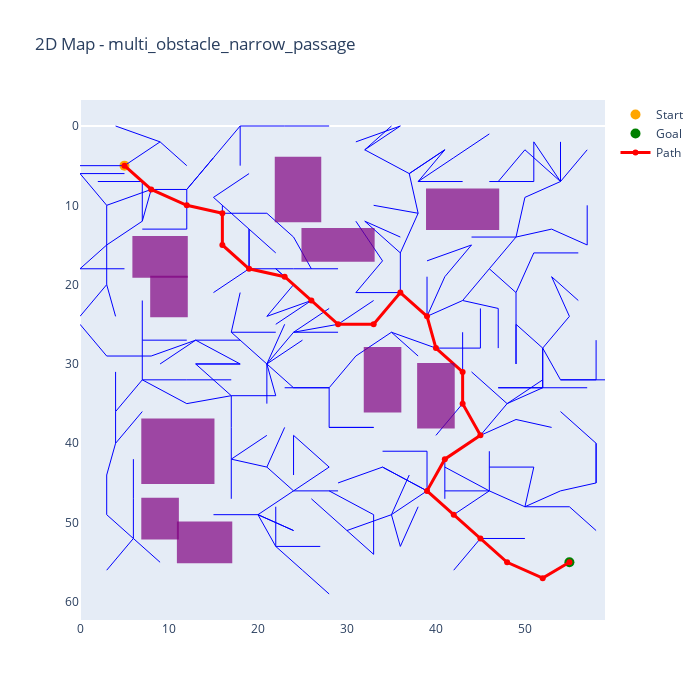

The notebook cell this image was saved under:
### Code cell
start, goal = (5, 5), (55, 55)
vis = MapVisualizer(dimensions=2, bounds=(60, 60), map_type="multi_obstacle_narrow_passage")
vis.plot_start_goal(start, goal)

# 2. RRT 실행
rrt = RRT(start=start, goal=goal, bounds=(60, 60), obstacles=vis.obstacles)
path = rrt.run()

# 3. 트리 edge 그리기
for node in rrt.nodes:
    if node.parent:
        vis.data.append(
            go.Scatter(x=[node.x, node.parent.x], y=[node.y, node.parent.y],
                        mode='lines', line=dict(color='blue', width=1), showlegend=False)
        )

# 4. 경로 표시
if path:
    vis.plot_path_trace(path)
else:
    print("No path found.")

# 5. 시각화 출력
vis.show()

### Figure 1 — Plotly figure (JSON) as saved in the notebook; plotly's stock layout.template omitted (floating-point values rounded to 4 significant figures)
{"data": [{"marker": {"color": "orange", "size": 10}, "mode": "markers", "name": "Start", "type": "scatter", "x": [5], "y": [5]}, {"marker": {"color": "green", "size": 10}, "mode": "markers", "name": "Goal", "type": "scatter", "x": [55], "y": [55]}, {"line": {"color": "blue", "width": 1}, "mode": "lines", "showlegend": false, "type": "scatter", "x": [8, 5], "y": [8, 5]}, {"line": {"color": "blue", "width": 1}, "mode": "lines", "showlegend": false, "type": "scatter", "x": [7, 8], "y": [12, 8]}, {"line": {"color": "blue", "width": 1}, "mode": "lines", "showlegend": false, "type": "scatter", "x": [12, 8], "y": [8, 8]}, {"line": {"color": "blue", "width": 1}, "mode": "lines", "showlegend": false, "type": "scatter", "x": [12, 8], "y": [10, 8]}, {"line": {"color": "blue", "width": 1}, "mode": "lines", "showlegend": false, "type": "scatter", "x": [16, 12], "y": [11, 10]}, {"line": {"color": "blue", "width": 1}, "mode": "lines", "showlegend": false, "type": "scatter", "x": [16, 16], "y": [15, 11]}, {"line": {"color": "blue", "width": 1}, "mode": "lines", "showlegend": false, "type": "scatter", "x": [19, 16], "y": [18, 15]}, {"line": {"color": "blue", "width": 1}, "mode": "lines", "showlegend": false, "type": "scatter", "x": [23, 19], "y": [19, 18]}, {"line": {"color": "blue", "width": 1}, "mode": "lines", "showlegend": false, "type": "scatter", "x": [26, 23], "y": [22, 19]}, {"line": {"color": "blue", "width": 1}, "mode": "lines", "showlegend": false, "type": "scatter", "x": [29, 26], "y": [25, 22]}, {"line": {"color": "blue", "width": 1}, "mode": "lines", "showlegend": false, "type": "scatter", "x": [24, 29], "y": [26, 25]}, {"line": {"color": "blue", "width": 1}, "mode": "lines", "showlegend": false, "type": "scatter", "x": [33, 29], "y": [25, 25]}, {"line": {"color": "blue", "width": 1}, "mode": "lines", "showlegend": false, "type": "scatter", "x": [21, 16], "y": [11, 11]}, {"line": {"color": "blue", "width": 1}, "mode": "lines", "showlegend": false, "type": "scatter", "x": [21, 24], "y": [30, 26]}, {"line": {"color": "blue", "width": 1}, "mode": "lines", "showlegend": false, "type": "scatter", "x": [36, 33], "y": [21, 25]}, {"line": {"color": "blue", "width": 1}, "mode": "lines", "showlegend": false, "type": "scatter", "x": [19, 19], "y": [13, 18]}, {"line": {"color": "blue", "width": 1}, "mode": "lines", "showlegend": false, "type": "scatter", "x": [22, 21], "y": [34, 30]}, {"line": {"color": "blue", "width": 1}, "mode": "lines", "showlegend": false, "type": "scatter", "x": [39, 36], "y": [24, 21]}, {"line": {"color": "blue", "width": 1}, "mode": "lines", "showlegend": false, "type": "scatter", "x": [17, 22], "y": [34, 34]}, {"line": {"color": "blue", "width": 1}, "mode": "lines", "showlegend": false, "type": "scatter", "x": [43, 39], "y": [22, 24]}, {"line": {"color": "blue", "width": 1}, "mode": "lines", "showlegend": false, "type": "scatter", "x": [15, 12], "y": [4, 8]}, {"line": {"color": "blue", "width": 1}, "mode": "lines", "showlegend": false, "type": "scatter", "x": [46, 43], "y": [18, 22]}, {"line": {"color": "blue", "width": 1}, "mode": "lines", "showlegend": false, "type": "scatter", "x": [36, 36], "y": [16, 21]}, {"line": {"color": "blue", "width": 1}, "mode": "lines", "showlegend": false, "type": "scatter", "x": [12, 17], "y": [35, 34]}, {"line": {"color": "blue", "width": 1}, "mode": "lines", "showlegend": false, "type": "scatter", "x": [17, 17], "y": [38, 34]}, {"line": {"color": "blue", "width": 1}, "mode": "lines", "showlegend": false, "type": "scatter", "x": [3, 7], "y": [15, 12]}, {"line": {"color": "blue", "width": 1}, "mode": "lines", "showlegend": false, "type": "scatter", "x": [17, 17], "y": [42, 38]}, {"line": {"color": "blue", "width": 1}, "mode": "lines", "showlegend": false, "type": "scatter", "x": [49, 46], "y": [21, 18]}, {"line": {"color": "blue", "width": 1}, "mode": "lines", "showlegend": false, "type": "scatter", "x": [49, 46], "y": [14, 18]}, {"line": {"color": "blue", "width": 1}, "mode": "lines", "showlegend": false, "type": "scatter", "x": [0, 5], "y": [5, 5]}, {"line": {"color": "blue", "width": 1}, "mode": "lines", "showlegend": false, "type": "scatter", "x": [40, 39], "y": [28, 24]}, {"line": {"color": "blue", "width": 1}, "mode": "lines", "showlegend": false, "type": "scatter", "x": [17, 21], "y": [26, 30]}, {"line": {"color": "blue", "width": 1}, "mode": "lines", "showlegend": false, "type": "scatter", "x": [21, 17], "y": [43, 42]}, {"line": {"color": "blue", "width": 1}, "mode": "lines", "showlegend": false, "type": "scatter", "x": [23, 21], "y": [25, 30]}, {"line": {"color": "blue", "width": 1}, "mode": "lines", "showlegend": false, "type": "scatter", "x": [43, 40], "y": [31, 28]}, {"line": {"color": "blue", "width": 1}, "mode": "lines", "showlegend": false, "type": "scatter", "x": [12, 12], "y": [13, 8]}, {"line": {"color": "blue", "width": 1}, "mode": "lines", "showlegend": false, "type": "scatter", "x": [22, 17], "y": [26, 26]}, {"line": {"color": "blue", "width": 1}, "mode": "lines", "showlegend": false, "type": "scatter", "x": [43, 43], "y": [35, 31]}, {"line": {"color": "blue", "width": 1}, "mode": "lines", "showlegend": false, "type": "scatter", "x": [9, 5], "y": [2, 5]}, {"line": {"color": "blue", "width": 1}, "mode": "lines", "showlegend": false, "type": "scatter", "x": [45, 43], "y": [39, 35]}, {"line": {"color": "blue", "width": 1}, "mode": "lines", "showlegend": false, "type": "scatter", "x": [24, 21], "y": [33, 30]}, {"line": {"color": "blue", "width": 1}, "mode": "lines", "showlegend": false, "type": "scatter", "x": [21, 21], "y": [35, 30]}, {"line": {"color": "blue", "width": 1}, "mode": "lines", "showlegend": false, "type": "scatter", "x": [49, 49], "y": [25, 21]}, {"line": {"color": "blue", "width": 1}, "mode": "lines", "showlegend": false, "type": "scatter", "x": [24, 21], "y": [46, 43]}, {"line": {"color": "blue", "width": 1}, "mode": "lines", "showlegend": false, "type": "scatter", "x": [22, 26], "y": [18, 22]}, {"line": {"color": "blue", "width": 1}, "mode": "lines", "showlegend": false, "type": "scatter", "x": [15, 19], "y": [9, 13]}, {"line": {"color": "blue", "width": 1}, "mode": "lines", "showlegend": false, "type": "scatter", "x": [38, 36], "y": [11, 16]}, {"line": {"color": "blue", "width": 1}, "mode": "lines", "showlegend": false, "type": "scatter", "x": [13, 17], "y": [30, 34]}, {"line": {"color": "blue", "width": 1}, "mode": "lines", "showlegend": false, "type": "scatter", "x": [20, 24], "y": [49, 46]}, {"line": {"color": "blue", "width": 1}, "mode": "lines", "showlegend": false, "type": "scatter", "x": [52, 49], "y": [28, 25]}, {"line": {"color": "blue", "width": 1}, "mode": "lines", "showlegend": false, "type": "scatter", "x": [35, 40], "y": [26, 28]}, {"line": {"color": "blue", "width": 1}, "mode": "lines", "showlegend": false, "type": "scatter", "x": [50, 49], "y": [9, 14]}, {"line": {"color": "blue", "width": 1}, "mode": "lines", "showlegend": false, "type": "scatter", "x": [7, 12], "y": [13, 13]}, {"line": {"color": "blue", "width": 1}, "mode": "lines", "showlegend": false, "type": "scatter", "x": [7, 7], "y": [7, 12]}, {"line": {"color": "blue", "width": 1}, "mode": "lines", "showlegend": false, "type": "scatter", "x": [43, 43], "y": [26, 31]}, {"line": {"color": "blue", "width": 1}, "mode": "lines", "showlegend": false, "type": "scatter", "x": [7, 12], "y": [32, 35]}, {"line": {"color": "blue", "width": 1}, "mode": "lines", "showlegend": false, "type": "scatter", "x": [54, 52], "y": [32, 28]}, {"line": {"color": "blue", "width": 1}, "mode": "lines", "showlegend": false, "type": "scatter", "x": [18, 13], "y": [30, 30]}, {"line": {"color": "blue", "width": 1}, "mode": "lines", "showlegend": false, "type": "scatter", "x": [37, 38], "y": [6, 11]}, {"line": {"color": "blue", "width": 1}, "mode": "lines", "showlegend": false, "type": "scatter", "x": [41, 45], "y": [42, 39]}, {"line": {"color": "blue", "width": 1}, "mode": "lines", "showlegend": false, "type": "scatter", "x": [49, 45], "y": [37, 39]}, {"line": {"color": "blue", "width": 1}, "mode": "lines", "showlegend": false, "type": "scatter", "x": [23, 21], "y": [38, 43]}, {"line": {"color": "blue", "width": 1}, "mode": "lines", "showlegend": false, "type": "scatter", "x": [22, 26], "y": [18, 22]}, {"line": {"color": "blue", "width": 1}, "mode": "lines", "showlegend": false, "type": "scatter", "x": [2, 7], "y": [7, 7]}, {"line": {"color": "blue", "width": 1}, "mode": "lines", "showlegend": false, "type": "scatter", "x": [24, 21], "y": [14, 11]}, {"line": {"color": "blue", "width": 1}, "mode": "lines", "showlegend": false, "type": "scatter", "x": [7, 7], "y": [27, 32]}, {"line": {"color": "blue", "width": 1}, "mode": "lines", "showlegend": false, "type": "scatter", "x": [12, 7], "y": [32, 32]}, {"line": {"color": "blue", "width": 1}, "mode": "lines", "showlegend": false, "type": "scatter", "x": [32, 37], "y": [3, 6]}, {"line": {"color": "blue", "width": 1}, "mode": "lines", "showlegend": false, "type": "scatter", "x": [19, 15], "y": [6, 9]}, {"line": {"color": "blue", "width": 1}, "mode": "lines", "showlegend": false, "type": "scatter", "x": [41, 39], "y": [19, 24]}, {"line": {"color": "blue", "width": 1}, "mode": "lines", "showlegend": false, "type": "scatter", "x": [39, 41], "y": [46, 42]}, {"line": {"color": "blue", "width": 1}, "mode": "lines", "showlegend": false, "type": "scatter", "x": [42, 39], "y": [49, 46]}, {"line": {"color": "blue", "width": 1}, "mode": "lines", "showlegend": false, "type": "scatter", "x": [58, 54], "y": [32, 32]}, {"line": {"color": "blue", "width": 1}, "mode": "lines", "showlegend": false, "type": "scatter", "x": [33, 38], "y": [10, 11]}, {"line": {"color": "blue", "width": 1}, "mode": "lines", "showlegend": false, "type": "scatter", "x": [55, 52], "y": [24, 28]}, {"line": {"color": "blue", "width": 1}, "mode": "lines", "showlegend": false, "type": "scatter", "x": [3, 3], "y": [20, 15]}, {"line": {"color": "blue", "width": 1}, "mode": "lines", "showlegend": false, "type": "scatter", "x": [46, 42], "y": [46, 49]}, {"line": {"color": "blue", "width": 1}, "mode": "lines", "showlegend": false, "type": "scatter", "x": [4, 9], "y": [0, 2]}, {"line": {"color": "blue", "width": 1}, "mode": "lines", "showlegend": false, "type": "scatter", "x": [18, 15], "y": [0, 4]}, {"line": {"color": "blue", "width": 1}, "mode": "lines", "showlegend": false, "type": "scatter", "x": [4, 7], "y": [36, 32]}, {"line": {"color": "blue", "width": 1}, "mode": "lines", "showlegend": false, "type": "scatter", "x": [13, 18], "y": [27, 30]}, {"line": {"color": "blue", "width": 1}, "mode": "lines", "showlegend": false, "type": "scatter", "x": [21, 26], "y": [24, 22]}, {"line": {"color": "blue", "width": 1}, "mode": "lines", "showlegend": false, "type": "scatter", "x": [15, 19], "y": [21, 18]}, {"line": {"color": "blue", "width": 1}, "mode": "lines", "showlegend": false, "type": "scatter", "x": [22, 20], "y": [53, 49]}, {"line": {"color": "blue", "width": 1}, "mode": "lines", "showlegend": false, "type": "scatter", "x": [23, 18], "y": [0, 0]}, {"line": {"color": "blue", "width": 1}, "mode": "lines", "showlegend": false, "type": "scatter", "x": [9, 13], "y": [30, 27]}, {"line": {"color": "blue", "width": 1}, "mode": "lines", "showlegend": false, "type": "scatter", "x": [41, 37], "y": [3, 6]}, {"line": {"color": "blue", "width": 1}, "mode": "lines", "showlegend": false, "type": "scatter", "x": [28, 24], "y": [33, 33]}, {"line": {"color": "blue", "width": 1}, "mode": "lines", "showlegend": false, "type": "scatter", "x": [35, 39], "y": [49, 46]}, {"line": {"color": "blue", "width": 1}, "mode": "lines", "showlegend": false, "type": "scatter", "x": [53, 55], "y": [19, 24]}, {"line": {"color": "blue", "width": 1}, "mode": "lines", "showlegend": false, "type": "scatter", "x": [32, 36], "y": [12, 16]}, {"line": {"color": "blue", "width": 1}, "mode": "lines", "showlegend": false, "type": "scatter", "x": [15, 20], "y": [49, 49]}, {"line": {"color": "blue", "width": 1}, "mode": "lines", "showlegend": false, "type": "scatter", "x": [23, 28], "y": [33, 33]}, {"line": {"color": "blue", "width": 1}, "mode": "lines", "showlegend": false, "type": "scatter", "x": [30, 35], "y": [51, 49]}, {"line": {"color": "blue", "width": 1}, "mode": "lines", "showlegend": false, "type": "scatter", "x": [31, 36], "y": [21, 21]}, {"line": {"color": "blue", "width": 1}, "mode": "lines", "showlegend": false, "type": "scatter", "x": [36, 32], "y": [0, 3]}, {"line": {"color": "blue", "width": 1}, "mode": "lines", "showlegend": false, "type": "scatter", "x": [49, 49], "y": [30, 25]}, {"line": {"color": "blue", "width": 1}, "mode": "lines", "showlegend": false, "type": "scatter", "x": [44, 41], "y": [15, 19]}, {"line": {"color": "blue", "width": 1}, "mode": "lines", "showlegend": false, "type": "scatter", "x": [36, 35], "y": [53, 49]}, {"line": {"color": "blue", "width": 1}, "mode": "lines", "showlegend": false, "type": "scatter", "x": [19, 19], "y": [13, 18]}, {"line": {"color": "blue", "width": 1}, "mode": "lines", "showlegend": false, "type": "scatter", "x": [15, 12], "y": [4, 8]}, {"line": {"color": "blue", "width": 1}, "mode": "lines", "showlegend": false, "type": "scatter", "x": [28, 24], "y": [23, 26]}, {"line": {"color": "blue", "width": 1}, "mode": "lines", "showlegend": false, "type": "scatter", "x": [53, 49], "y": [13, 14]}, {"line": {"color": "blue", "width": 1}, "mode": "lines", "showlegend": false, "type": "scatter", "x": [38, 41], "y": [7, 3]}, {"line": {"color": "blue", "width": 1}, "mode": "lines", "showlegend": false, "type": "scatter", "x": [33, 30], "y": [54, 51]}, {"line": {"color": "blue", "width": 1}, "mode": "lines", "showlegend": false, "type": "scatter", "x": [48, 45], "y": [35, 39]}, {"line": {"color": "blue", "width": 1}, "mode": "lines", "showlegend": false, "type": "scatter", "x": [4, 3], "y": [24, 20]}, {"line": {"color": "blue", "width": 1}, "mode": "lines", "showlegend": false, "type": "scatter", "x": [24, 19], "y": [18, 18]}, {"line": {"color": "blue", "width": 1}, "mode": "lines", "showlegend": false, "type": "scatter", "x": [22, 19], "y": [16, 13]}, {"line": {"color": "blue", "width": 1}, "mode": "lines", "showlegend": false, "type": "scatter", "x": [17, 17], "y": [47, 42]}, {"line": {"color": "blue", "width": 1}, "mode": "lines", "showlegend": false, "type": "scatter", "x": [28, 28], "y": [38, 33]}, {"line": {"color": "blue", "width": 1}, "mode": "lines", "showlegend": false, "type": "scatter", "x": [4, 4], "y": [40, 36]}, {"line": {"color": "blue", "width": 1}, "mode": "lines", "showlegend": false, "type": "scatter", "x": [34, 39], "y": [43, 46]}, {"line": {"color": "blue", "width": 1}, "mode": "lines", "showlegend": false, "type": "scatter", "x": [29, 24], "y": [46, 46]}, {"line": {"color": "blue", "width": 1}, "mode": "lines", "showlegend": false, "type": "scatter", "x": [57, 53], "y": [15, 13]}, {"line": {"color": "blue", "width": 1}, "mode": "lines", "showlegend": false, "type": "scatter", "x": [45, 42], "y": [52, 49]}, {"line": {"color": "blue", "width": 1}, "mode": "lines", "showlegend": false, "type": "scatter", "x": [50, 46], "y": [48, 46]}, {"line": {"color": "blue", "width": 1}, "mode": "lines", "showlegend": false, "type": "scatter", "x": [36, 32], "y": [14, 12]}, {"line": {"color": "blue", "width": 1}, "mode": "lines", "showlegend": false, "type": "scatter", "x": [4, 4], "y": [31, 36]}, {"line": {"color": "blue", "width": 1}, "mode": "lines", "showlegend": false, "type": "scatter", "x": [3, 4], "y": [44, 40]}, {"line": {"color": "blue", "width": 1}, "mode": "lines", "showlegend": false, "type": "scatter", "x": [54, 50], "y": [7, 9]}, {"line": {"color": "blue", "width": 1}, "mode": "lines", "showlegend": false, "type": "scatter", "x": [34, 31], "y": [17, 21]}, {"line": {"color": "blue", "width": 1}, "mode": "lines", "showlegend": false, "type": "scatter", "x": [33, 28], "y": [38, 38]}, {"line": {"color": "blue", "width": 1}, "mode": "lines", "showlegend": false, "type": "scatter", "x": [44, 48], "y": [31, 35]}, {"line": {"color": "blue", "width": 1}, "mode": "lines", "showlegend": false, "type": "scatter", "x": [25, 21], "y": [27, 30]}, {"line": {"color": "blue", "width": 1}, "mode": "lines", "showlegend": false, "type": "scatter", "x": [8, 13], "y": [29, 27]}, {"line": {"color": "blue", "width": 1}, "mode": "lines", "showlegend": false, "type": "scatter", "x": [47, 43], "y": [23, 22]}, {"line": {"color": "blue", "width": 1}, "mode": "lines", "showlegend": false, "type": "scatter", "x": [44, 49], "y": [14, 14]}, {"line": {"color": "blue", "width": 1}, "mode": "lines", "showlegend": false, "type": "scatter", "x": [42, 38], "y": [4, 7]}, {"line": {"color": "blue", "width": 1}, "mode": "lines", "showlegend": false, "type": "scatter", "x": [28, 23], "y": [0, 0]}, {"line": {"color": "blue", "width": 1}, "mode": "lines", "showlegend": false, "type": "scatter", "x": [18, 18], "y": [5, 0]}, {"line": {"color": "blue", "width": 1}, "mode": "lines", "showlegend": false, "type": "scatter", "x": [58, 58], "y": [27, 32]}, {"line": {"color": "blue", "width": 1}, "mode": "lines", "showlegend": false, "type": "scatter", "x": [54, 50], "y": [46, 48]}, {"line": {"color": "blue", "width": 1}, "mode": "lines", "showlegend": false, "type": "scatter", "x": [0, 3], "y": [18, 15]}, {"line": {"color": "blue", "width": 1}, "mode": "lines", "showlegend": false, "type": "scatter", "x": [51, 54], "y": [2, 7]}, {"line": {"color": "blue", "width": 1}, "mode": "lines", "showlegend": false, "type": "scatter", "x": [3, 8], "y": [29, 29]}, {"line": {"color": "blue", "width": 1}, "mode": "lines", "showlegend": false, "type": "scatter", "x": [33, 33], "y": [49, 54]}, {"line": {"color": "blue", "width": 1}, "mode": "lines", "showlegend": false, "type": "scatter", "x": [58, 54], "y": [45, 46]}, {"line": {"color": "blue", "width": 1}, "mode": "lines", "showlegend": false, "type": "scatter", "x": [3, 3], "y": [49, 44]}, {"line": {"color": "blue", "width": 1}, "mode": "lines", "showlegend": false, "type": "scatter", "x": [39, 44], "y": [17, 15]}, {"line": {"color": "blue", "width": 1}, "mode": "lines", "showlegend": false, "type": "scatter", "x": [0, 3], "y": [25, 29]}, {"line": {"color": "blue", "width": 1}, "mode": "lines", "showlegend": false, "type": "scatter", "x": [33, 29], "y": [22, 25]}, {"line": {"color": "blue", "width": 1}, "mode": "lines", "showlegend": false, "type": "scatter", "x": [3, 3], "y": [10, 15]}, {"line": {"color": "blue", "width": 1}, "mode": "lines", "showlegend": false, "type": "scatter", "x": [58, 58], "y": [40, 45]}, {"line": {"color": "blue", "width": 1}, "mode": "lines", "showlegend": false, "type": "scatter", "x": [31, 34], "y": [12, 17]}, {"line": {"color": "blue", "width": 1}, "mode": "lines", "showlegend": false, "type": "scatter", "x": [51, 50], "y": [43, 48]}, {"line": {"color": "blue", "width": 1}, "mode": "lines", "showlegend": false, "type": "scatter", "x": [21, 17], "y": [39, 42]}, {"line": {"color": "blue", "width": 1}, "mode": "lines", "showlegend": false, "type": "scatter", "x": [53, 49], "y": [38, 37]}, {"line": {"color": "blue", "width": 1}, "mode": "lines", "showlegend": false, "type": "scatter", "x": [6, 3], "y": [52, 49]}, {"line": {"color": "blue", "width": 1}, "mode": "lines", "showlegend": false, "type": "scatter", "x": [29, 24], "y": [26, 26]}, {"line": {"color": "blue", "width": 1}, "mode": "lines", "showlegend": false, "type": "scatter", "x": [25, 22], "y": [56, 53]}, {"line": {"color": "blue", "width": 1}, "mode": "lines", "showlegend": false, "type": "scatter", "x": [50, 54], "y": [3, 7]}, {"line": {"color": "blue", "width": 1}, "mode": "lines", "showlegend": false, "type": "scatter", "x": [38, 36], "y": [48, 53]}, {"line": {"color": "blue", "width": 1}, "mode": "lines", "showlegend": false, "type": "scatter", "x": [31, 36], "y": [2, 0]}, {"line": {"color": "blue", "width": 1}, "mode": "lines", "showlegend": false, "type": "scatter", "x": [18, 13], "y": [27, 27]}, {"line": {"color": "blue", "width": 1}, "mode": "lines", "showlegend": false, "type": "scatter", "x": [22, 26], "y": [25, 22]}, {"line": {"color": "blue", "width": 1}, "mode": "lines", "showlegend": false, "type": "scatter", "x": [54, 58], "y": [36, 40]}, {"line": {"color": "blue", "width": 1}, "mode": "lines", "showlegend": false, "type": "scatter", "x": [52, 48], "y": [33, 35]}, {"line": {"color": "blue", "width": 1}, "mode": "lines", "showlegend": false, "type": "scatter", "x": [57, 54], "y": [3, 7]}, {"line": {"color": "blue", "width": 1}, "mode": "lines", "showlegend": false, "type": "scatter", "x": [52, 52], "y": [33, 28]}, {"line": {"color": "blue", "width": 1}, "mode": "lines", "showlegend": false, "type": "scatter", "x": [34, 39], "y": [43, 46]}, {"line": {"color": "blue", "width": 1}, "mode": "lines", "showlegend": false, "type": "scatter", "x": [7, 7], "y": [22, 27]}, {"line": {"color": "blue", "width": 1}, "mode": "lines", "showlegend": false, "type": "scatter", "x": [39, 39], "y": [41, 46]}, {"line": {"color": "blue", "width": 1}, "mode": "lines", "showlegend": false, "type": "scatter", "x": [42, 45], "y": [56, 52]}, {"line": {"color": "blue", "width": 1}, "mode": "lines", "showlegend": false, "type": "scatter", "x": [52, 48], "y": [32, 35]}, {"line": {"color": "blue", "width": 1}, "mode": "lines", "showlegend": false, "type": "scatter", "x": [17, 12], "y": [32, 32]}, {"line": {"color": "blue", "width": 1}, "mode": "lines", "showlegend": false, "type": "scatter", "x": [24, 21], "y": [20, 24]}, {"line": {"color": "blue", "width": 1}, "mode": "lines", "showlegend": false, "type": "scatter", "x": [48, 45], "y": [55, 52]}, {"line": {"color": "blue", "width": 1}, "mode": "lines", "showlegend": false, "type": "scatter", "x": [33, 28], "y": [38, 38]}, {"line": {"color": "blue", "width": 1}, "mode": "lines", "showlegend": false, "type": "scatter", "x": [6, 6], "y": [47, 52]}, {"line": {"color": "blue", "width": 1}, "mode": "lines", "showlegend": false, "type": "scatter", "x": [26, 24], "y": [18, 14]}, {"line": {"color": "blue", "width": 1}, "mode": "lines", "showlegend": false, "type": "scatter", "x": [56, 53], "y": [22, 19]}, {"line": {"color": "blue", "width": 1}, "mode": "lines", "showlegend": false, "type": "scatter", "x": [43, 38], "y": [7, 7]}, {"line": {"color": "blue", "width": 1}, "mode": "lines", "showlegend": false, "type": "scatter", "x": [28, 33], "y": [46, 49]}, {"line": {"color": "blue", "width": 1}, "mode": "lines", "showlegend": false, "type": "scatter", "x": [12, 7], "y": [27, 27]}, {"line": {"color": "blue", "width": 1}, "mode": "lines", "showlegend": false, "type": "scatter", "x": [18, 13], "y": [30, 30]}, {"line": {"color": "blue", "width": 1}, "mode": "lines", "showlegend": false, "type": "scatter", "x": [59, 54], "y": [32, 32]}, {"line": {"color": "blue", "width": 1}, "mode": "lines", "showlegend": false, "type": "scatter", "x": [6, 6], "y": [42, 47]}, {"line": {"color": "blue", "width": 1}, "mode": "lines", "showlegend": false, "type": "scatter", "x": [34, 39], "y": [41, 41]}, {"line": {"color": "blue", "width": 1}, "mode": "lines", "showlegend": false, "type": "scatter", "x": [24, 20], "y": [51, 49]}, {"line": {"color": "blue", "width": 1}, "mode": "lines", "showlegend": false, "type": "scatter", "x": [28, 25], "y": [59, 56]}, {"line": {"color": "blue", "width": 1}, "mode": "lines", "showlegend": false, "type": "scatter", "x": [41, 37], "y": [3, 6]}, {"line": {"color": "blue", "width": 1}, "mode": "lines", "showlegend": false, "type": "scatter", "x": [45, 40], "y": [28, 28]}, {"line": {"color": "blue", "width": 1}, "mode": "lines", "showlegend": false, "type": "scatter", "x": [28, 24], "y": [43, 46]}, {"line": {"color": "blue", "width": 1}, "mode": "lines", "showlegend": false, "type": "scatter", "x": [24, 28], "y": [39, 43]}, {"line": {"color": "blue", "width": 1}, "mode": "lines", "showlegend": false, "type": "scatter", "x": [40, 43], "y": [39, 35]}, {"line": {"color": "blue", "width": 1}, "mode": "lines", "showlegend": false, "type": "scatter", "x": [51, 51], "y": [7, 2]}, {"line": {"color": "blue", "width": 1}, "mode": "lines", "showlegend": false, "type": "scatter", "x": [18, 17], "y": [21, 26]}, {"line": {"color": "blue", "width": 1}, "mode": "lines", "showlegend": false, "type": "scatter", "x": [45, 45], "y": [23, 28]}, {"line": {"color": "blue", "width": 1}, "mode": "lines", "showlegend": false, "type": "scatter", "x": [47, 52], "y": [33, 33]}, {"line": {"color": "blue", "width": 1}, "mode": "lines", "showlegend": false, "type": "scatter", "x": [55, 50], "y": [48, 48]}, {"line": {"color": "blue", "width": 1}, "mode": "lines", "showlegend": false, "type": "scatter", "x": [46, 46], "y": [41, 46]}, {"line": {"color": "blue", "width": 1}, "mode": "lines", "showlegend": false, "type": "scatter", "x": [41, 41], "y": [47, 42]}, {"line": {"color": "blue", "width": 1}, "mode": "lines", "showlegend": false, "type": "scatter", "x": [3, 6], "y": [56, 52]}, {"line": {"color": "blue", "width": 1}, "mode": "lines", "showlegend": false, "type": "scatter", "x": [41, 46], "y": [43, 46]}, {"line": {"color": "blue", "width": 1}, "mode": "lines", "showlegend": false, "type": "scatter", "x": [46, 51], "y": [7, 7]}, {"line": {"color": "blue", "width": 1}, "mode": "lines", "showlegend": false, "type": "scatter", "x": [37, 35], "y": [44, 49]}, {"line": {"color": "blue", "width": 1}, "mode": "lines", "showlegend": false, "type": "scatter", "x": [24, 20], "y": [51, 49]}, {"line": {"color": "blue", "width": 1}, "mode": "lines", "showlegend": false, "type": "scatter", "x": [58, 55], "y": [51, 48]}, {"line": {"color": "blue", "width": 1}, "mode": "lines", "showlegend": false, "type": "scatter", "x": [29, 34], "y": [45, 43]}, {"line": {"color": "blue", "width": 1}, "mode": "lines", "showlegend": false, "type": "scatter", "x": [52, 52], "y": [33, 28]}, {"line": {"color": "blue", "width": 1}, "mode": "lines", "showlegend": false, "type": "scatter", "x": [51, 49], "y": [16, 21]}, {"line": {"color": "blue", "width": 1}, "mode": "lines", "showlegend": false, "type": "scatter", "x": [58, 58], "y": [45, 40]}, {"line": {"color": "blue", "width": 1}, "mode": "lines", "showlegend": false, "type": "scatter", "x": [29, 24], "y": [18, 18]}, {"line": {"color": "blue", "width": 1}, "mode": "lines", "showlegend": false, "type": "scatter", "x": [16, 16], "y": [10, 15]}, {"line": {"color": "blue", "width": 1}, "mode": "lines", "showlegend": false, "type": "scatter", "x": [47, 50], "y": [7, 3]}, {"line": {"color": "blue", "width": 1}, "mode": "lines", "showlegend": false, "type": "scatter", "x": [38, 35], "y": [29, 26]}, {"line": {"color": "blue", "width": 1}, "mode": "lines", "showlegend": false, "type": "scatter", "x": [41, 46], "y": [46, 46]}, {"line": {"color": "blue", "width": 1}, "mode": "lines", "showlegend": false, "type": "scatter", "x": [22, 22], "y": [48, 53]}, {"line": {"color": "blue", "width": 1}, "mode": "lines", "showlegend": false, "type": "scatter", "x": [0, 3], "y": [6, 10]}, {"line": {"color": "blue", "width": 1}, "mode": "lines", "showlegend": false, "type": "scatter", "x": [31, 28], "y": [29, 33]}, {"line": {"color": "blue", "width": 1}, "mode": "lines", "showlegend": false, "type": "scatter", "x": [5, 0], "y": [18, 18]}, {"line": {"color": "blue", "width": 1}, "mode": "lines", "showlegend": false, "type": "scatter", "x": [49, 49], "y": [25, 30]}, {"line": {"color": "blue", "width": 1}, "mode": "lines", "showlegend": false, "type": "scatter", "x": [9, 6], "y": [55, 52]}, {"line": {"color": "blue", "width": 1}, "mode": "lines", "showlegend": false, "type": "scatter", "x": [54, 54], "y": [2, 7]}, {"line": {"color": "blue", "width": 1}, "mode": "lines", "showlegend": false, "type": "scatter", "x": [47, 47], "y": [28, 23]}, {"line": {"color": "blue", "width": 1}, "mode": "lines", "showlegend": false, "type": "scatter", "x": [50, 45], "y": [52, 52]}, {"line": {"color": "blue", "width": 1}, "mode": "lines", "showlegend": false, "type": "scatter", "x": [27, 22], "y": [53, 53]}, {"line": {"color": "blue", "width": 1}, "mode": "lines", "showlegend": false, "type": "scatter", "x": [47, 52], "y": [33, 33]}, {"line": {"color": "blue", "width": 1}, "mode": "lines", "showlegend": false, "type": "scatter", "x": [0, 3], "y": [24, 20]}, {"line": {"color": "blue", "width": 1}, "mode": "lines", "showlegend": false, "type": "scatter", "x": [46, 42], "y": [1, 4]}, {"line": {"color": "blue", "width": 1}, "mode": "lines", "showlegend": false, "type": "scatter", "x": [7, 4], "y": [36, 40]}, {"line": {"color": "blue", "width": 1}, "mode": "lines", "showlegend": false, "type": "scatter", "x": [31, 35], "y": [29, 26]}, {"line": {"color": "blue", "width": 1}, "mode": "lines", "showlegend": false, "type": "scatter", "x": [3, 8], "y": [10, 8]}, {"line": {"color": "blue", "width": 1}, "mode": "lines", "showlegend": false, "type": "scatter", "x": [46, 51], "y": [43, 43]}, {"line": {"color": "blue", "width": 1}, "mode": "lines", "showlegend": false, "type": "scatter", "x": [5, 0], "y": [6, 6]}, {"line": {"color": "blue", "width": 1}, "mode": "lines", "showlegend": false, "type": "scatter", "x": [24, 24], "y": [44, 39]}, {"line": {"color": "blue", "width": 1}, "mode": "lines", "showlegend": false, "type": "scatter", "x": [35, 32], "y": [0, 3]}, {"line": {"color": "blue", "width": 1}, "mode": "lines", "showlegend": false, "type": "scatter", "x": [12, 9], "y": [5, 2]}, {"line": {"color": "blue", "width": 1}, "mode": "lines", "showlegend": false, "type": "scatter", "x": [39, 39], "y": [19, 24]}, {"line": {"color": "blue", "width": 1}, "mode": "lines", "showlegend": false, "type": "scatter", "x": [57, 52], "y": [33, 33]}, {"line": {"color": "blue", "width": 1}, "mode": "lines", "showlegend": false, "type": "scatter", "x": [56, 51], "y": [16, 16]}, {"line": {"color": "blue", "width": 1}, "mode": "lines", "showlegend": false, "type": "scatter", "x": [57, 57], "y": [10, 15]}, {"line": {"color": "blue", "width": 1}, "mode": "lines", "showlegend": false, "type": "scatter", "x": [26, 30], "y": [47, 51]}, {"line": {"color": "blue", "width": 1}, "mode": "lines", "showlegend": false, "type": "scatter", "x": [52, 48], "y": [57, 55]}, {"line": {"color": "blue", "width": 1}, "mode": "lines", "showlegend": false, "type": "scatter", "x": [55, 52], "y": [55, 57]}, {"line": {"color": "red", "width": 3}, "mode": "lines+markers", "name": "Path", "type": "scatter", "x": [5, 8, 12, 16, 16, 19, 23, 26, 29, 33, 36, 39, 40, 43, 43, 45, 41, 39, 42, 45, 48, 52, 55], "y": [5, 8, 10, 11, 15, 18, 19, 22, 25, 25, 21, 24, 28, 31, 35, 39, 42, 46, 49, 52, 55, 57, 55]}], "layout": {"height": 700, "shapes": [{"fillcolor": "purple", "line": {"color": "purple"}, "opacity": 0.7, "type": "rect", "x0": 32, "x1": 36, "y0": 28, "y1": 36}, {"fillcolor": "purple", "line": {"color": "purple"}, "opacity": 0.7, "type": "rect", "x0": 38, "x1": 42, "y0": 30, "y1": 38}, {"fillcolor": "purple", "line": {"color": "purple"}, "opacity": 0.7, "type": "rect", "x0": 6, "x1": 12, "y0": 14, "y1": 19}, {"fillcolor": "purple", "line": {"color": "purple"}, "opacity": 0.7, "type": "rect", "x0": 22, "x1": 27, "y0": 4, "y1": 12}, {"fillcolor": "purple", "line": {"color": "purple"}, "opacity": 0.7, "type": "rect", "x0": 7, "x1": 15, "y0": 37, "y1": 45}, {"fillcolor": "purple", "line": {"color": "purple"}, "opacity": 0.7, "type": "rect", "x0": 8, "x1": 12, "y0": 19, "y1": 24}, {"fillcolor": "purple", "line": {"color": "purple"}, "opacity": 0.7, "type": "rect", "x0": 7, "x1": 11, "y0": 47, "y1": 52}, {"fillcolor": "purple", "line": {"color": "purple"}, "opacity": 0.7, "type": "rect", "x0": 11, "x1": 17, "y0": 50, "y1": 55}, {"fillcolor": "purple", "line": {"color": "purple"}, "opacity": 0.7, "type": "rect", "x0": 25, "x1": 33, "y0": 13, "y1": 17}, {"fillcolor": "purple", "line": {"color": "purple"}, "opacity": 0.7, "type": "rect", "x0": 39, "x1": 47, "y0": 8, "y1": 13}], "title": {"text": "2D Map - multi_obstacle_narrow_passage"}, "width": 700, "xaxis": {"showgrid": false}, "yaxis": {"autorange": "reversed", "showgrid": false}}}
